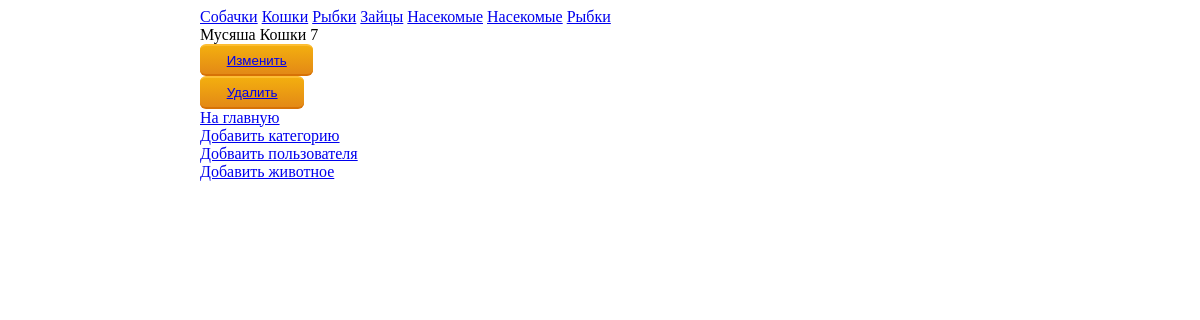
The app's page /adminapp/detail_animals/2/ with its own data.
### mainapp/models.py (models this page shows, shortened)
class TypeOfAnimal(models.Model):
    title = models.CharField(max_length=30, verbose_name="Вид животного")
    is_active = models.BooleanField(verbose_name='Доступен', default=True)
    def __str__(self):
        return f"{self.title}"

class Animal(models.Model):
    type = models.ForeignKey(TypeOfAnimal, on_delete=models.CASCADE, verbose_name="Вид животного")
    name = models.CharField(max_length=30, verbose_name="Имя")
    age = models.PositiveSmallIntegerField(verbose_name="Примерный возраст", blank=True)
    avatar = models.ImageField(upload_to="animal_account", verbose_name="Аватарка")
    short_description = models.CharField(max_length=70, verbose_name="Краткое описание")
    description = models.TextField(verbose_name="Описание", blank=True)
    date_entrance = models.DateTimeField(auto_created=True, verbose_name="Дата поступления", default=datetime.now())
    is_active = models.BooleanField(verbose_name='Доступен', default=True)
    taken_home = models.DateTimeField(
        blank=True,
        null=True,
        verbose_name="Забрали домой",
    )

### adminapp/views.py (the view)
# urls.py: path('detail_animals/<int:pk>/', detail_animal, name='detail_animal'),
def detail_animal(request, pk):
    animal = get_object_or_404(Animal, pk=pk)
    animal_types = TypeOfAnimal.objects.all()
    context = {
        'animal': animal,
        'animal_types': animal_types,
    }
    return render(request, 'adminapp/detail_animal.html', context)

### adminapp/templates/adminapp/detail_animal.html
{% extends 'adminapp/base.html' %}
{% block menu %}
    {% for link in animal_types %}
        <a href="{% url 'adminapp:show_animal' link.pk %}">{{link.title}}</a>
    {% endfor %}
{% endblock menu %}
{% block content %}
{% if animal.is_active %}
    {{animal.name}}
    {{animal.type}}
    {{animal.age}}
{% endif %}
<br>
    <button class="home-animal">
        <a href="{% url 'adminapp:edit_animal' animal.pk %}">Изменить</a>
    </button>
<br>
    <button class="home-animal">
        <a href="{% url 'adminapp:delete_animal' animal.pk %}">Удалить</a>
    </button>
<br>
    <a href="{% url 'index' %}">На главную</a>
{% endblock content %}

### static/style.css (style rules this page uses)
.home-animal { display: inline-block; right: 0; bottom: 0; color: white; text-decoration: none; padding: .5em 2em; outline: none; border-width: 2px 0; border-style: solid none; border-color: #FDBE33 #000 #D77206; border-radius: 6px; background: linear-gradient(#F3AE0F, #E38916) #E38916; transition: 0.2s; }

### records on screen
TypeOfAnimal: title "Собачки"
TypeOfAnimal: title "Кошки"
TypeOfAnimal: title "Рыбки"
TypeOfAnimal: title "Зайцы"
TypeOfAnimal: title "Насекомые"
TypeOfAnimal: title "Насекомые"
TypeOfAnimal: title "Рыбки"
Animal: name "Мусяша", type "Кошки", age "7"
